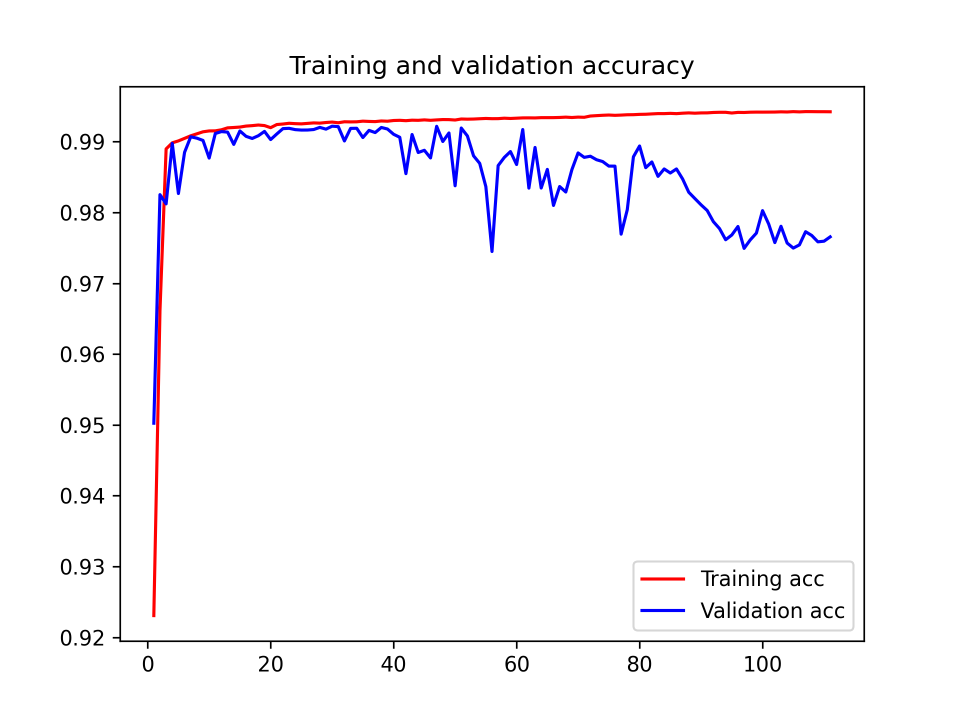
#> input picture accuracy_20220525-063024.png, 1920 x 1440 px, given as the content of the folder F:/ww/project/dataset_formal/final_data/E0011/, which was not available (shown at 1/2 size)
$ python Grey_2_transport.py
#> lines starting #> are read from the running program, lines starting #| are printed output that depends on the picture; after the words box and inside, x2 and y2 are one past the last pixel; in counts of white or black regions, pixels touching at a corner belong together
import cv2
import os
import numpy as np
#
file_root = r'F:\ww\project\dataset_formal\final_data\E0011/'  # 当前文件夹下的所有图片
file_list = os.listdir(file_root)
save_out = r"F:\ww\project\dataset_formal\gray_final_data\E0011/" # 保存图片的文件夹名称
a=0
for img_name in file_list:
    img_path = file_root + img_name
    img = cv2.imread(img_path)
#> img is the input picture: shape (1440, 1920, 3); mean B, G, R 249.8, 247.4, 248.8
# img = cv2.imread(r"F:\ww\project\dataset_formal\final_data\test\D2021.01.20_S00120_I0939_D_WELL01_RUN212.png")  # 获取BGR图像，第二个参数默认值为1，可不填
# gray = cv2.cvtColor(img, cv2.COLOR_BGR2GRAY)
    b=0
    for i in range(0, 500):  # 选取图像的10-99行
        for j in range(0, 500):  # 选取图像的80-99列
            # [12 lines of commented-out code are left out]

            if img[i, j][0] <= 20 and img[i, j][1] <= 20 and img[i, j][2] <= 20:  # 黑色
                img[i, j] = 0
            if img[i, j][0] <= 20 and img[i, j][1] <= 20 and img[i, j][2] >= 200:  # 红色
                img[i, j] = 25
            if img[i, j][1] >= 200 and img[i, j][2] >= 200:  # 黄色
                img[i, j] = 50
            if img[i, j][0] < 10 and img[i, j][1] == 255 and img[i, j][2] < 10:  # 绿色
                img[i, j] = 96
            if img[i, j][0] == 255 and img[i, j][1] < 10 and img[i, j][2] < 10:  # 蓝色
                img[i, j] = 133
            if img[i, j][0] != 133 and img[i, j][0] != 96 and img[i, j][0] != 50 and img[i, j][0] != 25 and img[i, j][0] != 0:
                a=a+1
                print(img[i, j])
#> this loop made 500 passes
#> (printed output is left out)
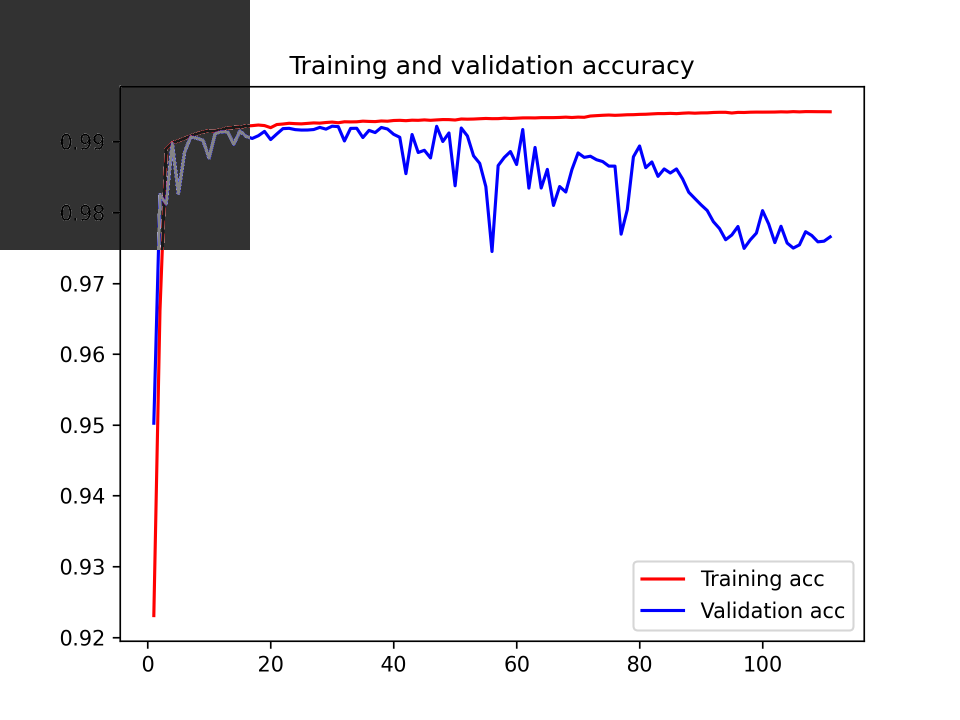
#> img: shape (1440, 1920, 3) (shown at 1/2 size); 8.85% of pixels changed, all inside (x1, y1, x2, y2) = (0, 0, 500, 500)
#> after the loop, a = 2040
    # print(a)
    out_name = img_name.split('.')[0]
    save_path = save_out + img_name
    cv2.imwrite(save_path, img)
# save_path = r"F:\ww\project\dataset_formal\final_data\test\1.png"
# cv2.imwrite(save_path, img)
# print(a)

$ run again, on loss_20220525-220308.png
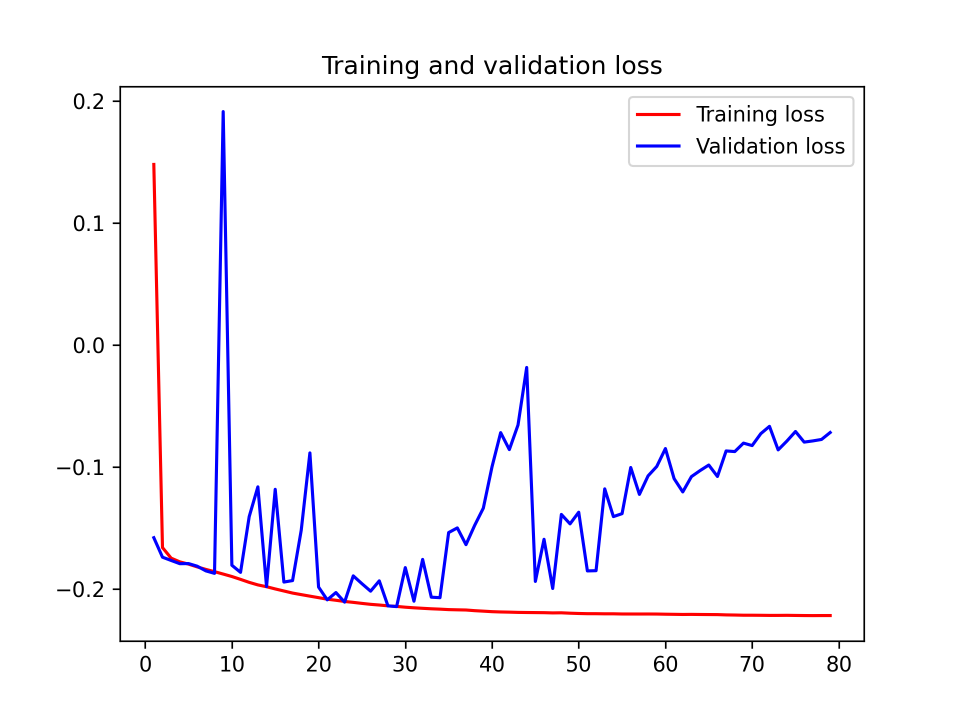
#> input picture loss_20220525-220308.png, 1920 x 1440 px, given as the content of the folder F:/ww/project/dataset_formal/final_data/E0011/, which was not available (shown at 1/2 size)
#> img is the input picture: shape (1440, 1920, 3); mean B, G, R 250.3, 246.6, 247.8
#> the loop `for i in range(0, 500):` made 500 passes
#| [176 176 176]
#| [176 176 176]
#| [176 176 176]
#| [176 176 176]
#| [176 176 176]
#| [176 176 176]
#> (further printed lines are left out)
#> after the loop `for i in range(0, 500):`:
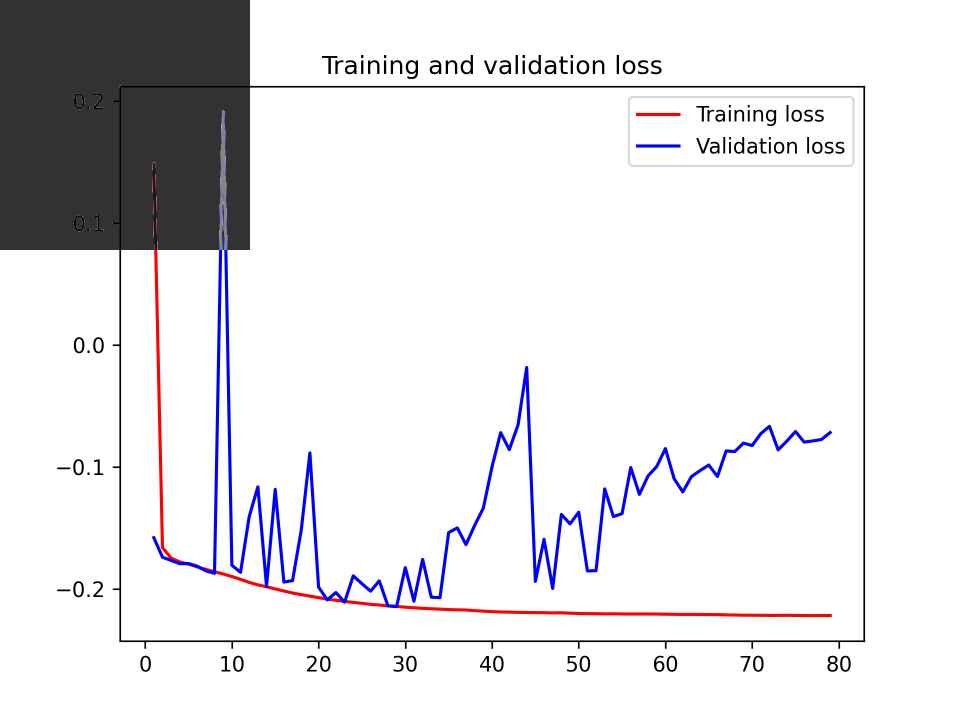
#> img: shape (1440, 1920, 3) (shown at 1/2 size); 8.9% of pixels changed, all inside (x1, y1, x2, y2) = (0, 0, 500, 500)
#> after the loop `for i in range(0, 500):`: a = 1215

$ run again, on loss_20220909-114428.png
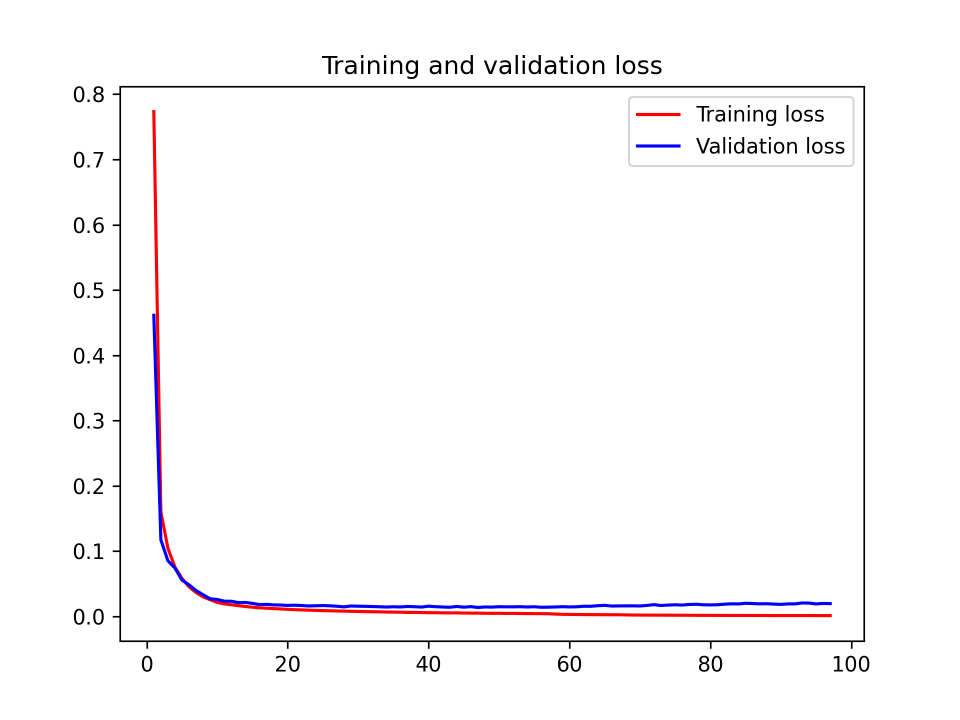
#> input picture loss_20220909-114428.png, 1920 x 1440 px, given as the content of the folder F:/ww/project/dataset_formal/final_data/E0011/, which was not available (shown at 1/2 size)
#> img is the input picture: shape (1440, 1920, 3); mean B, G, R 250.2, 249.1, 250.3
#> the loop `for i in range(0, 500):` made 500 passes
#> (printed output is left out)
#> after the loop `for i in range(0, 500):`:
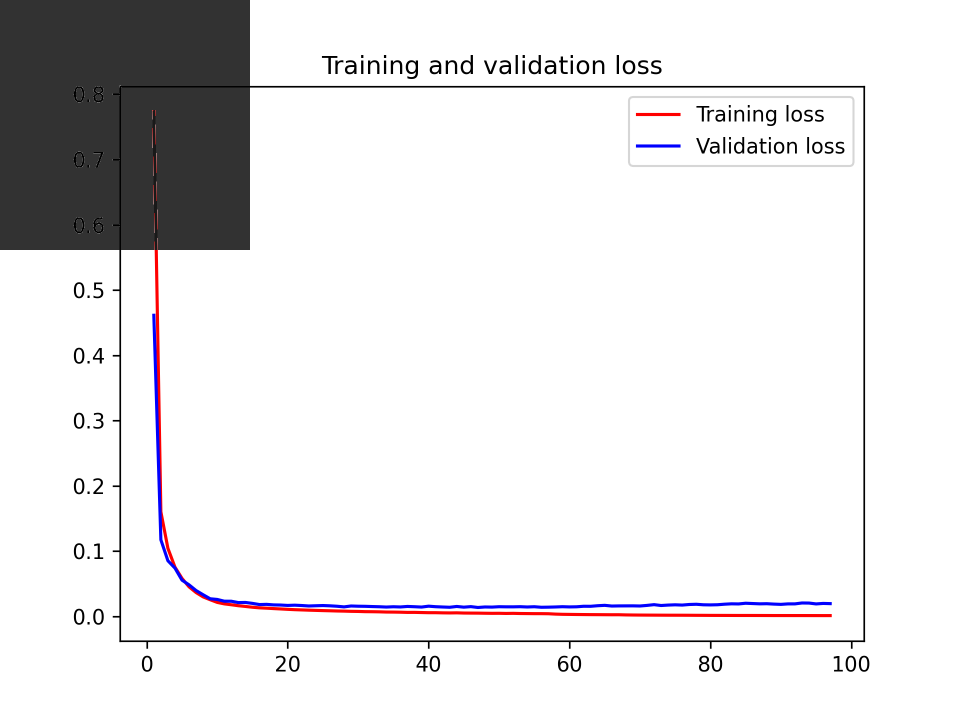
#> img: shape (1440, 1920, 3) (shown at 1/2 size); 8.89% of pixels changed, all inside (x1, y1, x2, y2) = (0, 0, 500, 500)
#> after the loop `for i in range(0, 500):`: a = 1015
